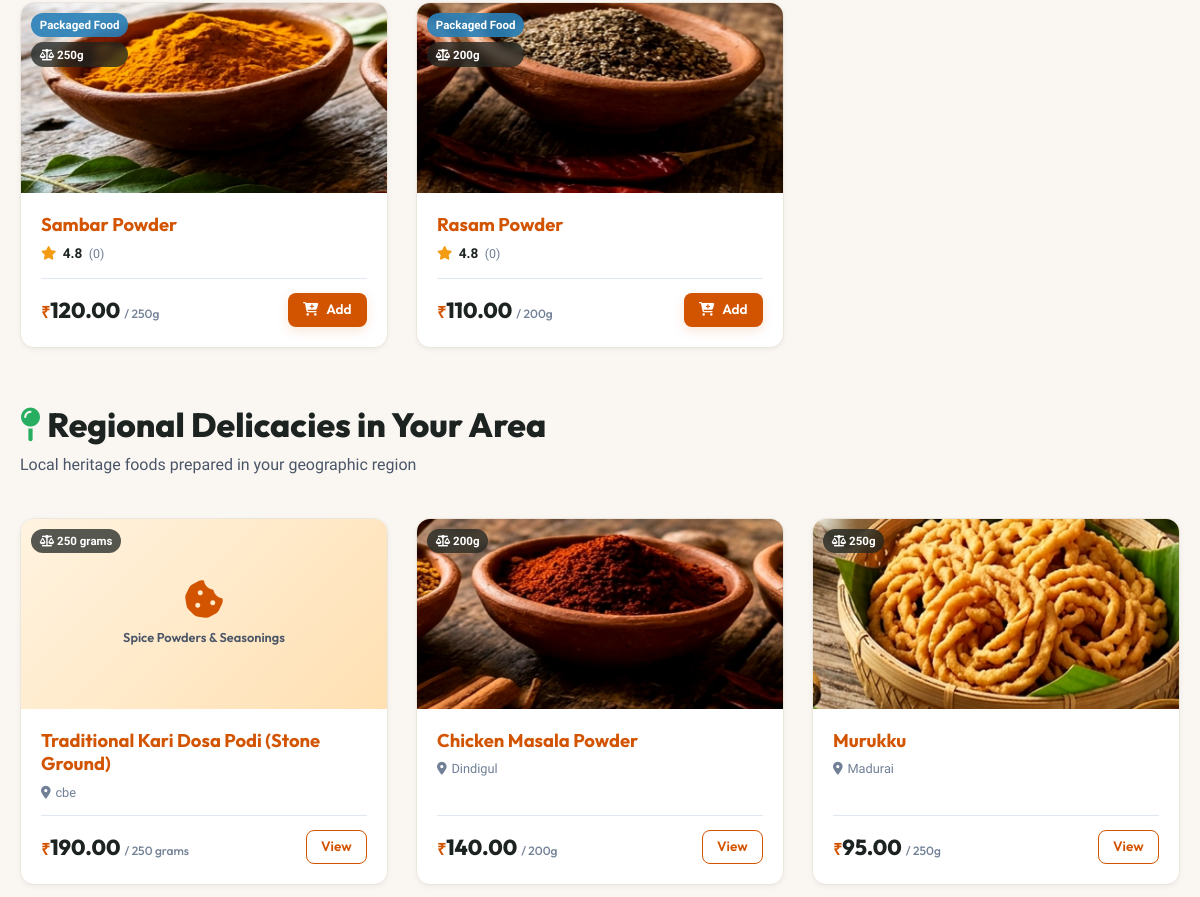
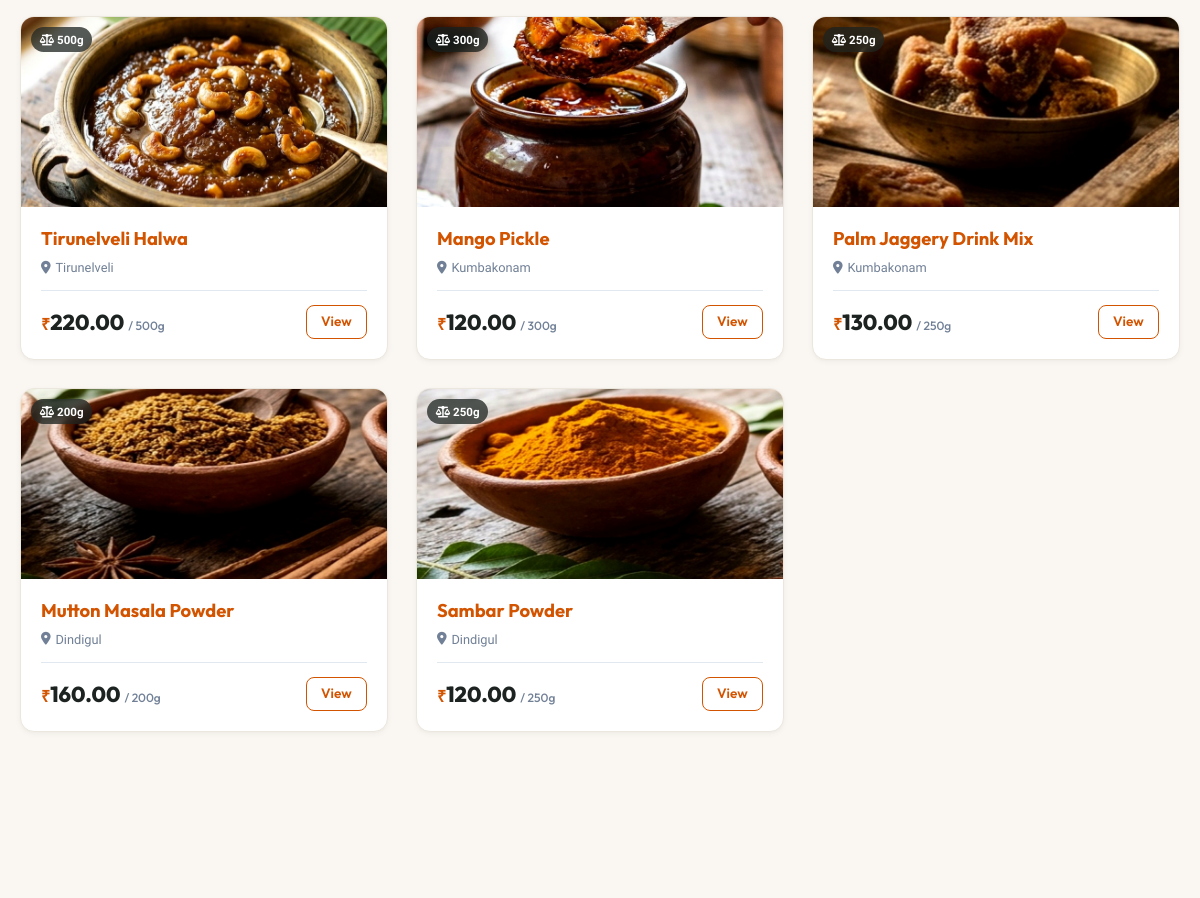
/recommendations (signed in, middle part), run on an earlier commit of the app's database (2 pictures, top to bottom).
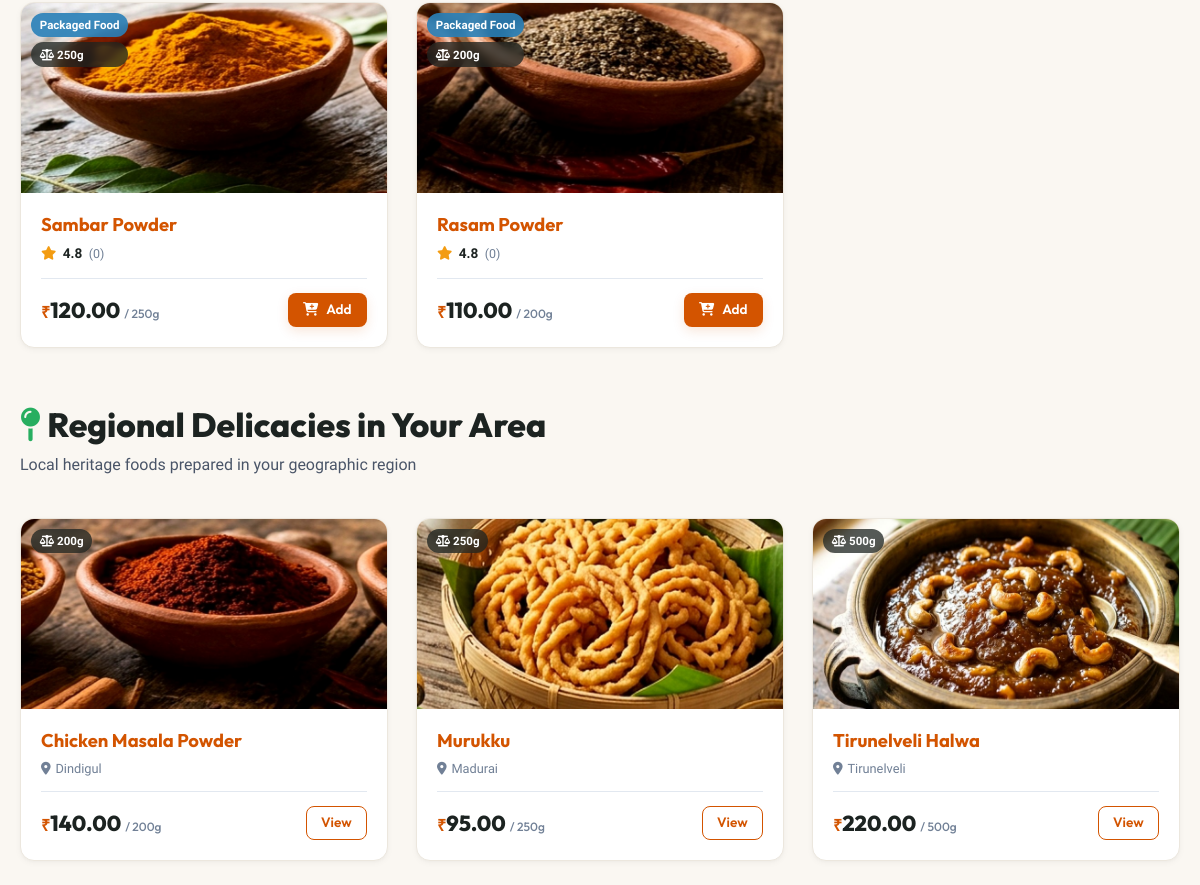
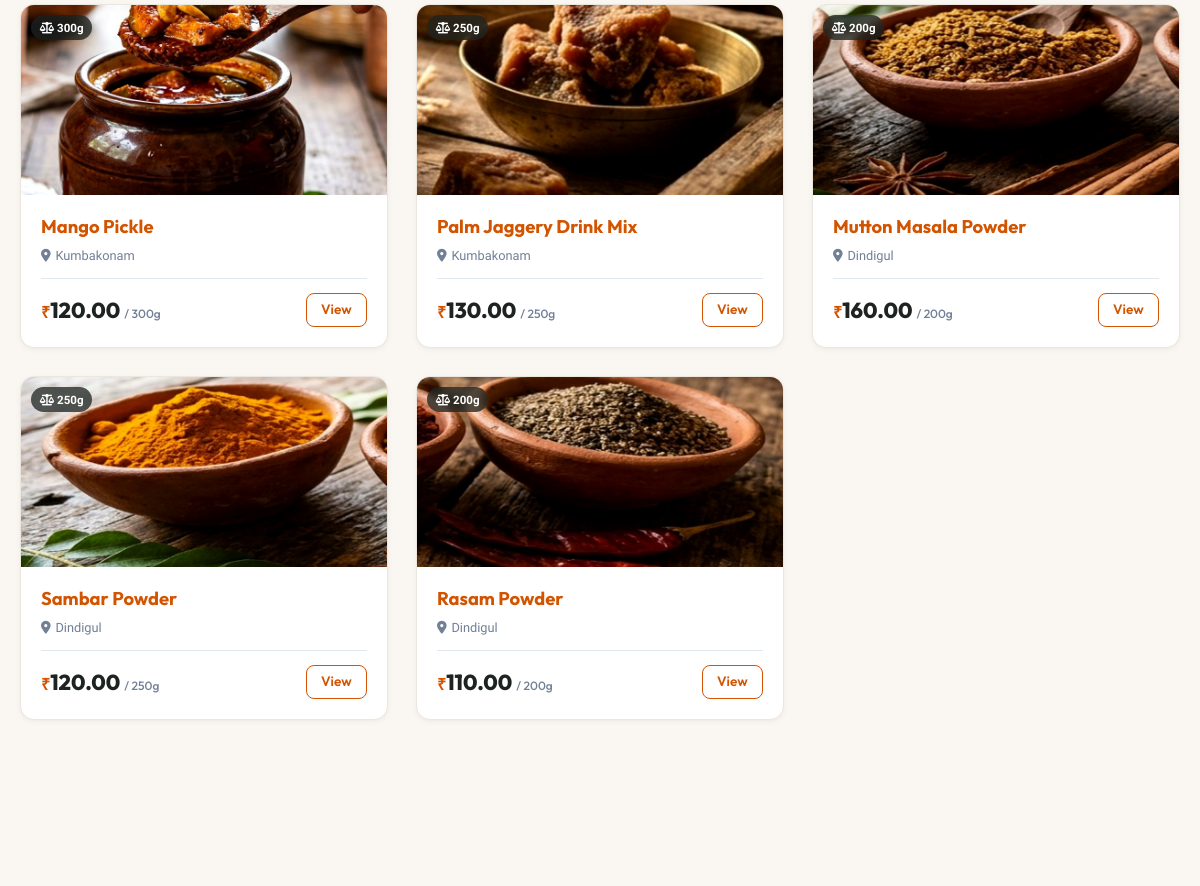
And on a later commit of the database (2 pictures, top to bottom).
### backend/models.py (models this page shows, shortened)
class Product(db.Model):
    __tablename__ = 'products'
    id = db.Column(db.Integer, primary_key=True)
    food_maker_id = db.Column(db.Integer, db.ForeignKey('food_makers.id', ondelete='CASCADE'), nullable=False)
    name = db.Column(db.String(150), nullable=False, index=True)
    category = db.Column(db.String(100), nullable=False, index=True)
    description = db.Column(db.Text, nullable=True)
    ingredients = db.Column(db.Text, nullable=True)
    price = db.Column(db.Float, nullable=False)
    city = db.Column(db.String(100), nullable=False, index=True)
    region = db.Column(db.String(100), nullable=True)
    image = db.Column(db.String(255), nullable=True)
    stock = db.Column(db.Integer, default=10)
    product_type = db.Column(db.String(50), nullable=False, default='Packaged Food')  # 'Packaged Food' or 'Fresh Food'
    preparation_time = db.Column(db.String(50), nullable=True, default='1-2 days')
    net_quantity = db.Column(db.String(50), nullable=True, default='250g')  # e.g., '500g', '150g', '250g', '1 kg', '1 Plate'
    created_at = db.Column(db.DateTime, default=datetime.utcnow)
    cart_items = db.relationship('CartItem', backref='product', lazy=True, cascade='all, delete-orphan')
    order_items = db.relationship('OrderItem', backref='product', lazy=True)
    reviews = db.relationship('Review', backref='product', lazy=True, cascade='all, delete-orphan')
    interactions = db.relationship('Interaction', backref='product', lazy=True, cascade='all, delete-orphan')
    @property
    def average_rating(self):
        if not self.reviews:
            return 4.8  # Default positive score for new listings
        return round(sum(r.rating for r in self.reviews) / len(self.reviews), 1)
    @property
    def rating_count(self):
        return len(self.reviews)

### backend/routes/ai_routes.py (the view)
@ai_bp.route('/recommendations')
def recommendations():
    user_id = session.get('user_id')
    user = User.query.get(user_id) if user_id else None
    user_city = user.city if user else 'Chennai'
    recs = get_personalized_recommendations(user_id=user_id, user_city=user_city)
    return render_template(
        'recommendations.html',
        user=user,
        for_you=recs['for_you'],
        trending=recs['trending'],
        regional_delicacies=recs['regional_delicacies'],
        fresh_specials=recs['fresh_specials']
    )

### frontend/templates/recommendations.html (shortened to what the changed rows need)
{% extends "base.html" %}
{% block content %}
<div class="container" style="padding: 3rem 1.25rem;">
  {% if trending %}
    <div style="margin-bottom: 3.5rem;">
      <div class="product-grid">
        {% for product in trending %}
          <div class="product-card">
            <div class="product-image-container">
              {% if product.image %}
                <img src="{{ url_for('uploaded_file', filename=product.image) }}" alt="{{ product.name }}" loading="lazy" style="width: 100%; height: 100%; object-fit: cover;">
              {% else %}
                <div class="product-placeholder-graphic">
                  <i class="fa-solid fa-mortar-pestle"></i>
                  <span>{{ product.category }}</span>
                </div>
              {% endif %}
              <div class="product-card-badges">
                <span class="product-type-pill {{ 'pill-fresh' if product.product_type == 'Fresh Food' else 'pill-packaged' }}">
                  {{ product.product_type }}
                </span>
                {% if product.net_quantity %}
                  <span class="product-type-pill" style="background: rgba(28, 35, 33, 0.75); color: #FFFFFF; font-size: 0.72rem;">
                    <i class="fa-solid fa-scale-balanced"></i> {{ product.net_quantity }}
                  </span>
                {% endif %}
              </div>
            </div>
            <div class="product-card-body">
              <h3 class="product-title">
                <a href="{{ url_for('product.product_detail', product_id=product.id) }}">{{ product.name }}</a>
              </h3>
              <div class="product-rating-row">
                <div class="stars"><i class="fa-solid fa-star"></i></div>
                <span class="rating-score">{{ product.average_rating }}</span>
                <span class="rating-count">({{ product.rating_count }})</span>
              </div>
              <div class="product-card-footer">
                <div class="product-price">
                  <span class="currency">₹</span>{{ "%.2f"|format(product.price) }}
                  <span style="font-size: 0.75rem; color: var(--gray-medium); font-weight: 500;">/ {{ product.net_quantity or 'pack' }}</span>
                </div>
                <button class="btn btn-primary btn-sm btn-add-to-cart-ajax" data-product-id="{{ product.id }}">
                  <i class="fa-solid fa-cart-plus"></i> Add
                </button>
              </div>
            </div>
          </div>
        {% endfor %}
      </div>
    </div>
  {% endif %}
  {% if regional_delicacies %}
    <div style="margin-bottom: 3.5rem;">
      <div class="section-header">
        <div>
          <h2 class="section-title"><i class="fa-solid fa-map-pin" style="color: #27AE60;"></i> Regional Delicacies in Your Area</h2>
        </div>
      </div>
      <div class="product-grid">
        {% for product in regional_delicacies %}
          <div class="product-card">
            <div class="product-image-container">
              {% if product.image %}
                <img src="{{ url_for('uploaded_file', filename=product.image) }}" alt="{{ product.name }}" loading="lazy" style="width: 100%; height: 100%; object-fit: cover;">
              {% else %}
                <div class="product-placeholder-graphic">
                  <i class="fa-solid fa-cookie-bite"></i>
                  <span>{{ product.category }}</span>
                </div>
              {% endif %}
              {% if product.net_quantity %}
                <div class="product-card-badges">
                  <span class="product-type-pill" style="background: rgba(28, 35, 33, 0.75); color: #FFFFFF; font-size: 0.72rem;">
                    <i class="fa-solid fa-scale-balanced"></i> {{ product.net_quantity }}
                  </span>
                </div>
              {% endif %}
            </div>
            <div class="product-card-body">
              <h3 class="product-title">
                <a href="{{ url_for('product.product_detail', product_id=product.id) }}">{{ product.name }}</a>
              </h3>
              <div class="product-location">
                <i class="fa-solid fa-location-dot"></i> {{ product.city }}
              </div>
              <div class="product-card-footer">
                <div class="product-price">
                  <span class="currency">₹</span>{{ "%.2f"|format(product.price) }}
                  <span style="font-size: 0.75rem; color: var(--gray-medium); font-weight: 500;">/ {{ product.net_quantity or 'pack' }}</span>
                </div>
                <a href="{{ url_for('product.product_detail', product_id=product.id) }}" class="btn btn-outline btn-sm">View</a>
              </div>
            </div>
          </div>
        {% endfor %}
      </div>
    </div>
  {% endif %}
</div>
{% endblock %}

What changed in the data, as far as the page shows it:
removed Product: category "Spice Powders & Seasonings", net_quantity "250 grams", name "Traditional Kari Dosa Podi (Stone Ground)", city "cbe", price "190.00", shown under "Regional Delicacies in Your Area"
now on one of the page's lists (row unchanged): Product: net_quantity "200g", name "Rasam Powder", city "Dindigul", price "110.00"
